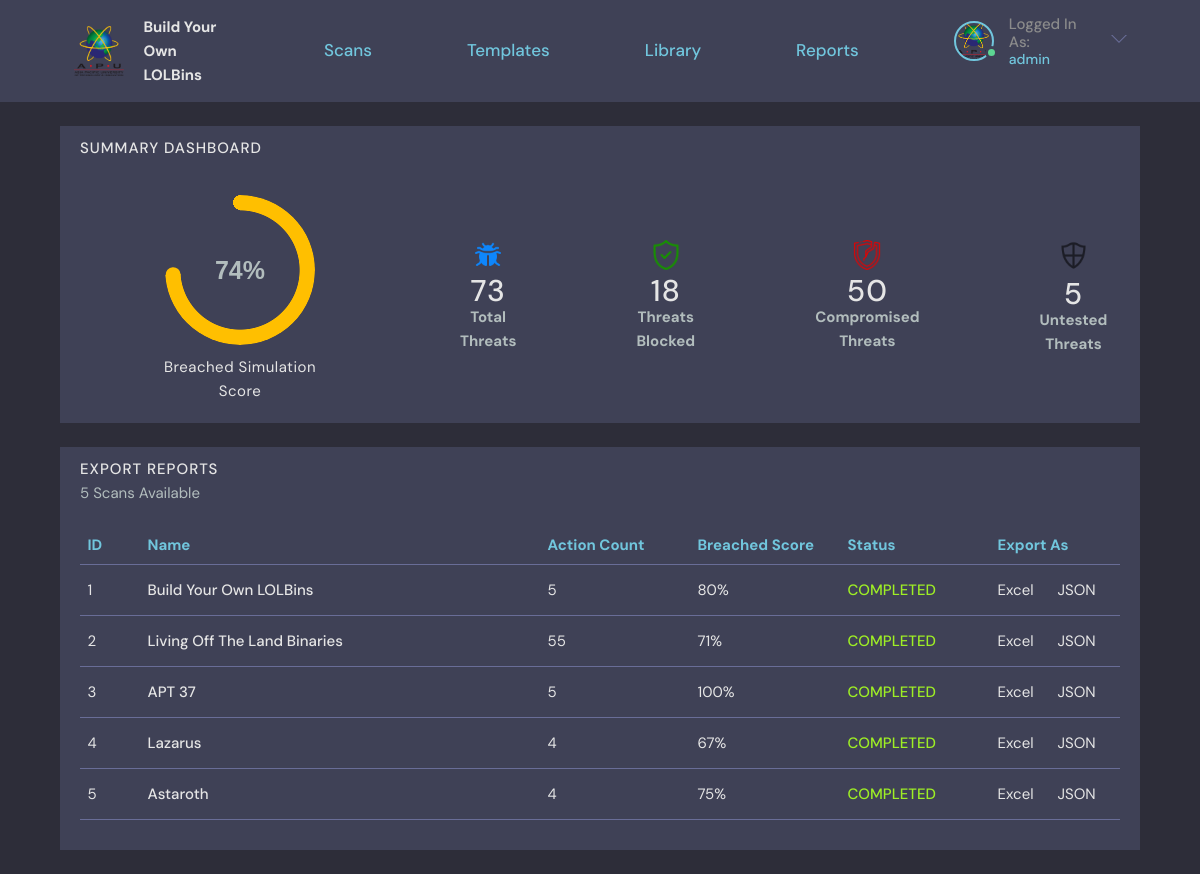
/report/ (signed in), run on an earlier commit of the app's database.
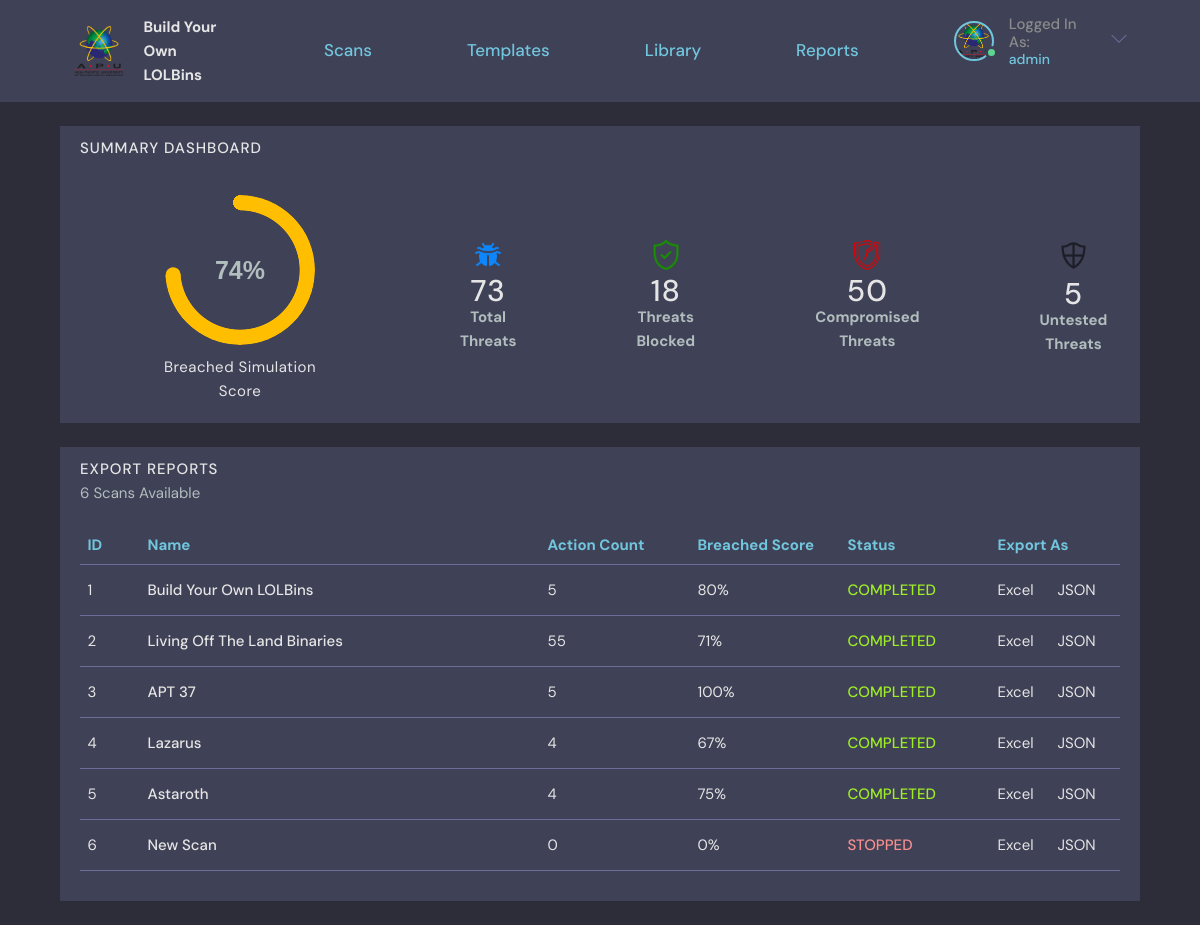
And on a later commit of the database.
### base/models.py (models this page shows, shortened)
class Scan(models.Model):
    user = models.ForeignKey(User, on_delete=SET_NULL, null=True, verbose_name = u'Owner')
    name = models.CharField(max_length=200, default="New Scan")
    description = models.TextField(null=True, blank=True)
    updated = models.DateTimeField(auto_now=True)
    created = models.DateTimeField(auto_now_add=True)
    STATUS_CHOICES = (
    ("STOPPED", "STOPPED"),
    ("COMPLETED", "COMPLETED"),
    ("RUNNING", "RUNNING"),
    ("ERROR", "ERROR"))
    status = models.CharField(max_length=15, choices=STATUS_CHOICES, default='STOPPED')
    ip = models.CharField("IP Address", max_length=15, default="127.0.0.1")
    username = models.CharField("Machine Username", max_length=30, default="admin")
    password = models.CharField("Machine Password", max_length=50, default="admin")
    task = models.TextField(null=True, blank=True)
    class Meta:
        ordering = ['-updated', '-created']
        verbose_name = 'Scan'

### base/views.py (the view)
# urls.py: path('report/', views.report, name="report"),
@login_required(login_url='login')
def report(request):
    userScans = Scan.objects.filter(user=request.user).order_by('created')
    action_list = []
    blocked_list = []
    compromised_list = []
    untested_list = []
    score_list = []
    for scan in userScans:
        threat_count = 0
        blocked_count = 0
        compromised_count = 0
        untested_count = 0
        score_count = 0
        for simulation in scan.simulation_set.all():
            for userVariant in simulation.UserVariant.all():
                threat_count += 1
                if userVariant.detected == False:
                    compromised_count += 1
                elif userVariant.detected == True:
                    blocked_count += 1
                else:
                    untested_count += 1
        if threat_count - untested_count == 0:
            score_count = 0
        else:
            score_count = (compromised_count / (threat_count - untested_count)) * 100
            score_count = round(score_count)
        action_list.append(threat_count)
        blocked_list.append(blocked_count)
        compromised_list.append(compromised_count)
        untested_list.append(untested_count)
        score_list.append(score_count)
    score = (addIndex(compromised_list) / (addIndex(action_list) - addIndex(untested_list))) * 100
    score = round(score)
    context = {'threat_count': addIndex(action_list), 'blocked_count': addIndex(blocked_list), 'compromised_count': addIndex(compromised_list), 'untested_count': addIndex(untested_list), 'score': score, 'score_list': score_list, 'userScans': userScans, 'action_list': action_list}
    return render(request, 'base/report.html', context)

### base/templatetags/maps_tags.py (called while the page is built)
@register.filter
def index(sequence, position):
    return sequence[position]

### base/utilities.py (called while the page is built)
def addIndex(myList):
    sum = 0
    for item in myList:
        sum += item
    return sum

### base/templates/base/report.html (shortened to what the changed rows need)
{% extends 'main.html' %}
{% block content %}
{% load static %}
{% load maps_tags %}
<main class="auth layout">
    <div class="container-column">
        <div class="roomListRoom__square">
            <div>
                <h2>Summary Dashboard</h2>
            </div>
            <div class="roomListRoom__flex">
                <div style="margin-left: 5rem; margin-right: 7rem; text-align: center;;">
                  <h2 style="margin-bottom: 0rem; font-size: 3rem;">{{threat_count}}</h2>
                </div>
                <div style="margin-left: 5rem; margin-right: 7rem; text-align: center;;">
                  <h2 style="margin-bottom: 0rem; font-size: 3rem;">{{blocked_count}}</h2>
                </div>
                <div style="margin-left: 5rem; margin-right: 7rem; text-align: center;;">
                  <h2 style="margin-bottom: 0rem; font-size: 3rem;">{{compromised_count}}</h2>
                </div>
                <div style="margin-left: 5rem; margin-right: 7rem; text-align: center;;">
                    <h2 style="margin-bottom: 0rem; font-size: 3rem;">{{untested_count}}</h2>
                </div>
            </div>
        </div>
        <div class="roomListRoom__square">
            <div>
                <h2 style="margin-bottom: 0rem;">Export Reports</h2>
                <p style="margin-bottom: 2rem;">{{userScans.all.count}} Scans Available</p>
            </div>
            <table id="scan-table" class="table">
                <thead>
                    <tr>
                        <th scope="col">ID</th>
                        <th scope="col">Name</th>
                        <th scope="col">Action Count</th>
                        <th scope="col">Breached Score</th>
                        <th scope="col">Status</th>
                        <th scope="col">Export As</th>
                    </tr>
                </thead>
                <tbody>
                    {% if userScans.all.count != 0 %}
                        {% for scan in userScans %}
                            <tr>
                                <td style="width: 6rem;">{{forloop.counter}}</td>
                                <td style="font-weight: 500">{{scan.name}}</td>
                                <td style="width: 15rem;"">{{action_list|index:forloop.counter0}}</td>
                                <td style="width: 15rem;"">{{score_list|index:forloop.counter0}}%</td>
                                {% if scan.status == 'STOPPED' %}
                                    <td style="width: 15rem;color: #F78F8F;font-weight: 500">{{scan.status}}</td>
                                {% elif scan.status == 'COMPLETED'%}
                                    <td style="width: 15rem;color: #9EEE25;font-weight: 500">{{scan.status}}</td>
                                {% else %}
                                    <td style="width: 15rem;color: #FCC419;font-weight: 500">{{scan.status}}</td>
                                {% endif %}
                                <td style="width: 13rem;">
                                    <a href="{% url 'export-excel' scan.id %}" style="padding-right: 2rem">Excel</a>
                                    <a href="{% url 'export-json' scan.id %}">JSON</a>
                                </td>
                            </tr>
                        {% endfor %}
                    {% endif %}
                </tbody>
            </table>
        </div>
    </div>
</main>
{% endblock content %}

What changed in the data, as far as the page shows it:
added Scan: name "New Scan", counter0 "0", status "STOPPED"
Also different on the page:
{{ userScans.all.count }}: "5" → "6"
